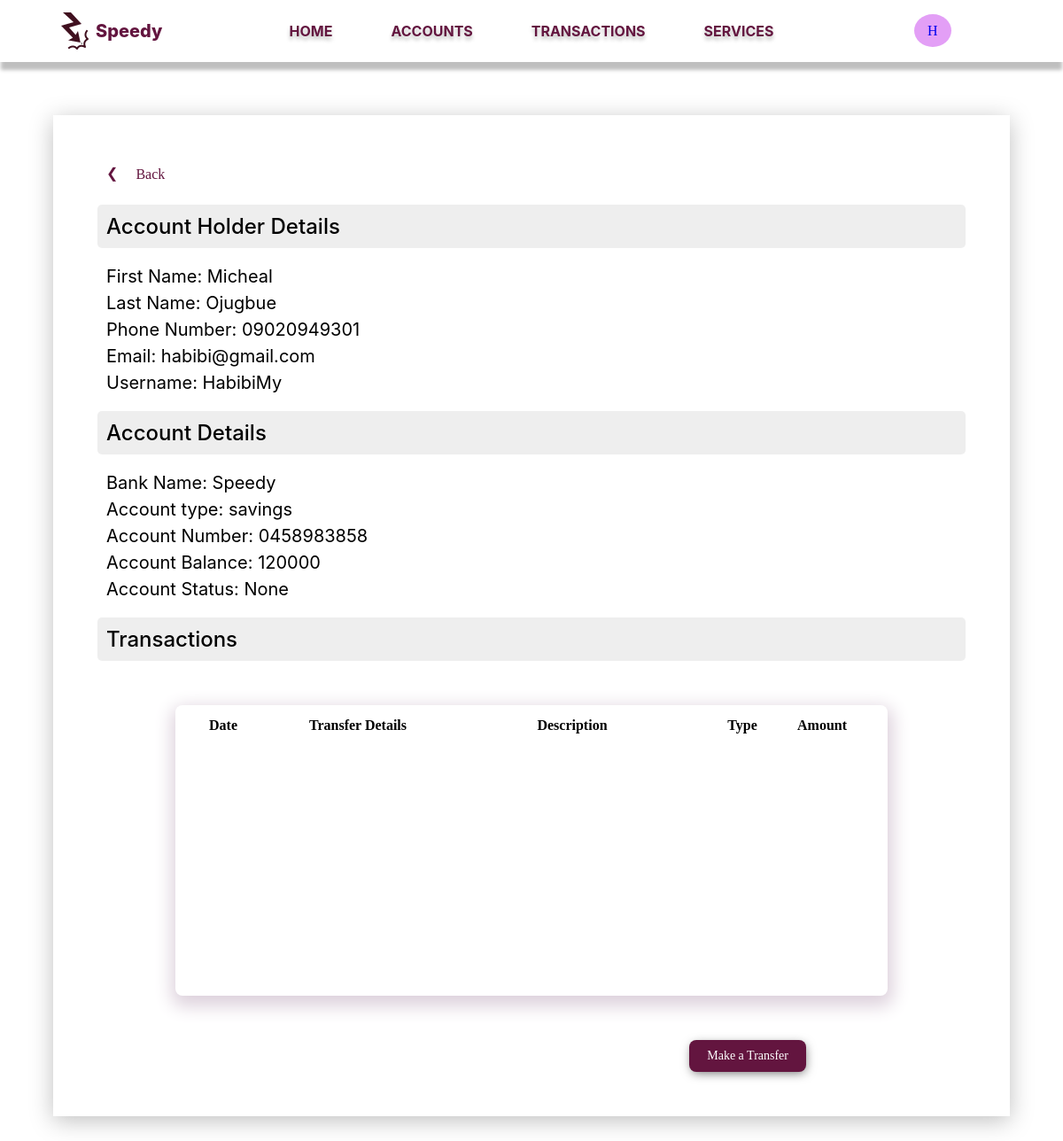
Screenshot of /HabibiMy/accounts/14 (signed in) with the database file from the repository.
### app/models.py (models this page shows, shortened)
class Customer(db.Model):
  id = db.Column(db.Integer, primary_key=True)
  user_id = db.Column(db.Integer,db.ForeignKey('user.id'))
  first_name = db.Column(db.String(140))
  last_name = db.Column(db.String(140))
  email = db.Column(db.String(120), index=True, unique=True)
  phone_number = db.Column(db.String(204), unique=True)
  username = db.Column(db.String(200))
  address = db.relationship('Address', backref='customer', lazy='dynamic')
  dob = db.Column(db.DateTime)
  date_created= db.Column(db.DateTime, default=datetime.utcnow)
  bank_name = db.Column(db.String(240), default="Speedy")
  accounts = db.relationship('Account', backref='customer', lazy='dynamic')
  @classmethod
  def get(cls, param, arg):
    if param == "id":
      customer = Customer.query.filter_by(id=arg).first()
    elif param == "user_id":
      customer = Customer.query.filter_by(user_id=arg).first()
    elif param == "email":
      customer = Customer.query.filter_by(email=arg).first()
    elif param == "phone_number":
      customer == Customer.query.filter_by(phone_number=arg).first()
    else:
      customer = None
    return customer

class Account(db.Model):
  id = db.Column(db.Integer, primary_key=True)
  cus_id = db.Column(db.Integer, db.ForeignKey('customer.id'))
  account_number = db.Column(db.String(100), nullable=False)
  account_pin = db.Column(db.String(4))
  acc_type = db.Column(db.String(240))
  status = db.Column(db.String(10), default='active')
  balance = db.Column(db.Integer)
  bank_name = db.Column(db.String(240), default="Speedy", nullable=False)
  date_created = db.Column(db.DateTime, default=datetime.utcnow)
  req_clos = db.Column(db.String(3), default="No")
  transactions = db.relationship('Transaction', backref='account', lazy='dynamic')

### app/routes.py (the view)
@app.route('/<username>/accounts/<id>')
@login_required
def account(username, id):
    customer: Customer = Customer.get('user_id', current_user.id)
    if username != customer.username:
        return redirect(url_for('user_home', username=customer.username))
    account = Account.query.filter_by(id=id).first()
    transactions = account.transactions
    transactions = list(transactions)
    transactions.reverse()
    return render_template('account.html', customer=customer, account=account, transactions=transactions, id=id)

### app/models.py (called while the page is built)
@login.user_loader
def load_user(id):
  return User.query.get(int(id))

### app/templates/account.html (shortened to what this page needs)
{% extends 'nav-bar.html' %}
{% block content %}
<link rel="stylesheet" href="{{ url_for('static', filename='styles/account.css') }}">
<div class="account-page">
  <a id="back"> <span>&#x276E;</span> <article>Back</article></a>
  <div class="account-holder">
    <article class="account-title">Account Holder Details</article>
    <p>First Name: {{ customer.first_name }}</p>
    <p>Last Name: {{ customer.last_name }}</p>
    <p>Phone Number: {{ customer.phone_number }}</p>
    <p>Email: {{ customer.email }}</p>
    <p>Username: {{ customer.username }}</p>
  </div>
  <div class="account-account">
    <article class="account-title">Account Details</article>
    <p>Bank Name: {{ account.bank_name }}</p>
    <p>Account type: {{ account.acc_type }}</p>
    <p>Account Number: {{ account.account_number }}</p>
    <p>Account Balance: {{ account.balance }}</p>
    <p>Account Status: {{ account.status }}</p>
  </div>
  <div>
    <article class="account-title">Transactions</article>
    <table class="list-head">
      <thead>
        <tr>
          <th>Date</th>
          <th>Transfer Details</th>
          <th>Description</th>
          <th>Type</th>
          <th>Amount</th>
        </tr>
      </thead>
      <tbody>
      </tbody>
    </table>
  </div>
  <div id="transfer">
    {% if account.req_clos == 'Yes' %}
    <p style="padding: 10px; ">This account has been requested for closure</p>
    <a style="background-color: violet;">Make a Transfer</a>
    {% else %}
    <a href="{{url_for('transfer', username=customer.username, id=id)}}">Make a Transfer</a>
    {% endif %}
  </div>
</div>
{% endblock %}

### app/templates/nav-bar.html (shortened to what this page needs)
<!DOCTYPE html>
<html lang="en">
<head>
  <link rel="stylesheet" href="{{ url_for('static', filename='styles/nav-bar.css') }}">
</head>
<body>
  <div class="nav-bar">
    <div class="logo">
      <img src="{{ url_for('static', filename='images/logo.png') }}" alt="">
      <a href="">Speedy</a>
    </div>
    <div class="links">
      <a href="{{ url_for('user_home', username=customer.username)}}">HOME</a>
      <a href="{{ url_for('accounts', username=customer.username)}}">ACCOUNTS</a>
      <a href="{{ url_for('transactions', username=customer.username )}}">TRANSACTIONS</a>
      <a href="{{ url_for('services', username=customer.username) }}">SERVICES</a>
    </div>
    <div class="profile" title="View your profile">
      <a href="{{ url_for('profile', username=customer.username)}}">{{ customer.username[0] }}</a>
    </div>
  </div>
  <div class="content">
    {% block content %}
    {% endblock %}
  </div>
</body>
</html>

### app/static/styles/nav-bar.css (style rules this page uses)
* { padding: 0; margin: 0; box-sizing: border-box; }
.nav-bar { min-width: 1015px; display: flex; justify-content: space-between; padding: 0 10%; height: 70px; align-items: center; background: #FFF; box-shadow: 0px 10px 4px -1px rgba(0, 0, 0, 0.25); }
.logo { width: 10%; display: flex; align-items: center; }
.logo a { color: #63153F; text-align: center; text-decoration: none; font-family: Inter; font-size: 20px; font-weight: 800; }
.links a { color: #63153F; padding: 0 33px; text-decoration: none; font-family: Inter; font-size: 16px; font-weight: 700; text-shadow: 0px 4px 4px rgba(0, 0, 0, 0.25); }
.profile a { padding: 10px 15px; background: #E39FF6; border-radius: 50%; text-decoration: none; }
.links { width: 30%; display: flex; justify-content: center; }
.profile { width: 10%; }
@media screen and (max-width: 1200px) { .nav-bar { padding: 0 5%; } }

### app/static/styles/account.css (style rules this page uses)
.account-page { margin: 60px auto; min-width: 1000px; max-width: 90%; padding: 50px; background: #fff; box-shadow: 0 5px 25px 0 rgba(0, 0, 0, 0.25); }
.account-holder > p { font-size: 20px; font-family: Inter; margin: 6px 0; padding: 0 10px; }
.account-account > p { font-size: 20px; font-family: Inter; margin: 6px 0; padding: 0 10px; }
.account-title { font-size: 24px; font-weight: 500; font-family: Inter; background-color: #eee; margin: 20px 0; padding: 10px; border-radius: 5px; }
.list-head { min-width: 600px; table-layout: fixed; margin: 50px auto; box-shadow: 1px 7px 20px 5px #ddd1dc; border-radius: 8px; }
.list-head tbody { display: block; width: 800px; overflow-y: scroll; height: 280px; font-family: 'Baloo Thambi 2'; font-weight: bold; font-size: 14px; letter-spacing: 2px; }
.list-head thead tr { display: block; align-items: center; min-width: 100%; }
th { text-align: center; }
table thead th:first-child, table thead th:nth-child(3) { width: 100px; }
table thead th:nth-child(2) { width: 200px; }
table thead th:nth-child(3) { width: 280px; }
table thead th:nth-child(4) { width: 100px; }
table thead th { padding: 10px; }
#transfer { min-width: 800px; max-width: 80%; display: flex; justify-content: right; }
#transfer a { text-decoration: none; padding: 10px 20px; font-size: 14px; background: #63153F; color: #fff; border-radius: 8px; box-shadow: 1px 3px 12px -2px rgba(0,0,0,0.58); }
#back { display: flex; align-items: center; justify-content: left; padding: 5px 10px; max-width: 120px; min-width: 90px; border-radius: 8px; cursor: pointer; color: rgb(99,21,63); text-decoration: none; }
#back span { margin-right: 20px; }
#back article { margin-top: 3px; }

### rows the page displays
Customer: username "H", first_name "Micheal", last_name "Ojugbue", phone_number "09020949301", email "habibi@gmail.com", username "HabibiMy"
Account: bank_name "Speedy", acc_type "savings", account_number "0458983858", balance "120000", status "None"
